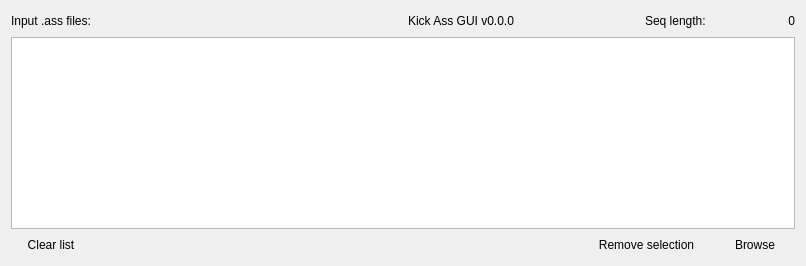
      <widget class="QWidget" name="layoutWidget">
       <layout class="QGridLayout" name="gridLayout_2">
        <item row="0" column="3">
         <spacer name="horizontalSpacer_6">
          <property name="orientation">
           <enum>Qt::Horizontal</enum>
          </property>
          <property name="sizeHint" stdset="0">
           <size>
            <width>40</width>
            <height>20</height>
           </size>
          </property>
         </spacer>
        </item>
        <item row="0" column="0">
         <widget class="QLabel" name="mainTabInputAssLabel">
          <property name="text">
           <string>Input .ass files:</string>
          </property>
         </widget>
        </item>
        <item row="0" column="8">
         <widget class="QLabel" name="mainTabInputAssSequenceLengthLabel">
          <property name="layoutDirection">
           <enum>Qt::LeftToRight</enum>
          </property>
          <property name="text">
           <string>0</string>
          </property>
          <property name="alignment">
           <set>Qt::AlignRight|Qt::AlignTrailing|Qt::AlignVCenter</set>
          </property>
         </widget>
        </item>
        <item row="0" column="1">
         <spacer name="horizontalSpacer_5">
          <property name="orientation">
           <enum>Qt::Horizontal</enum>
          </property>
          <property name="sizeHint" stdset="0">
           <size>
            <width>305</width>
            <height>20</height>
           </size>
          </property>
         </spacer>
        </item>
        <item row="0" column="2">
         <widget class="QLabel" name="mainTabVersionLabel">
          <property name="text">
           <string>Kick Ass GUI v0.0.0</string>
          </property>
          <property name="alignment">
           <set>Qt::AlignCenter</set>
          </property>
         </widget>
        </item>
        <item row="2" column="8">
         <widget class="QPushButton" name="mainTabInputAssBrowseButton">
          <property name="minimumSize">
           <size>
            <width>75</width>
            <height>20</height>
           </size>
          </property>
          <property name="maximumSize">
           <size>
            <width>100</width>
            <height>20</height>
           </size>
          </property>
          <property name="toolTip">
           <string>Command O</string>
          </property>
          <property name="statusTip">
           <string>FIle open dialog for .ass files.</string>
          </property>
          <property name="text">
           <string>Browse</string>
          </property>
          <property name="shortcut">
           <string>Ctrl+O</string>
          </property>
          <property name="flat">
           <bool>true</bool>
          </property>
         </widget>
        </item>
        <item row="1" column="0" colspan="9">
         <widget class="QListWidget" name="mainTabInputAssListWidget">
          <property name="acceptDrops">
           <bool>true</bool>
          </property>
          <property name="dragEnabled">
           <bool>true</bool>
          </property>
          <property name="dragDropMode">
           <enum>QAbstractItemView::DragOnly</enum>
          </property>
          <property name="alternatingRowColors">
           <bool>true</bool>
          </property>
          <property name="selectionMode">
           <enum>QAbstractItemView::ExtendedSelection</enum>
          </property>
         </widget>
        </item>
        <item row="2" column="2">
         <spacer name="horizontalSpacer_3">
          <property name="orientation">
           <enum>Qt::Horizontal</enum>
          </property>
          <property name="sizeHint" stdset="0">
           <size>
            <width>40</width>
            <height>20</height>
           </size>
          </property>
         </spacer>
        </item>
        <item row="0" column="7">
         <widget class="QLabel" name="label_2">
          <property name="layoutDirection">
           <enum>Qt::LeftToRight</enum>
          </property>
          <property name="text">
           <string>Seq length: </string>
          </property>
          <property name="alignment">
           <set>Qt::AlignRight|Qt::AlignTrailing|Qt::AlignVCenter</set>
          </property>
         </widget>
        </item>
        <item row="2" column="0">
         <widget class="QPushButton" name="mainTabInputAssClearButton">
          <property name="minimumSize">
           <size>
            <width>75</width>
            <height>20</height>
           </size>
          </property>
          <property name="maximumSize">
           <size>
            <width>100</width>
            <height>20</height>
           </size>
          </property>
          <property name="toolTip">
           <string>Ctrl Command C</string>
          </property>
          <property name="statusTip">
           <string>Clears the list of input .ass files.</string>
          </property>
          <property name="text">
           <string>Clear list</string>
          </property>
          <property name="shortcut">
           <string>Meta+Ctrl+C</string>
          </property>
          <property name="flat">
           <bool>true</bool>
          </property>
         </widget>
        </item>
        <item row="2" column="7">
         <widget class="QPushButton" name="mainTabInputAssRemoveItemButton">
          <property name="sizePolicy">
           <sizepolicy hsizetype="Preferred" vsizetype="Fixed">
            <horstretch>0</horstretch>
            <verstretch>0</verstretch>
           </sizepolicy>
          </property>
          <property name="minimumSize">
           <size>
            <width>125</width>
            <height>20</height>
           </size>
          </property>
          <property name="maximumSize">
           <size>
            <width>125</width>
            <height>20</height>
           </size>
          </property>
          <property name="statusTip">
           <string>Removes the selected entry from the list.</string>
          </property>
          <property name="text">
           <string>Remove selection</string>
          </property>
          <property name="flat">
           <bool>true</bool>
          </property>
         </widget>
        </item>
       </layout>
      </widget>
